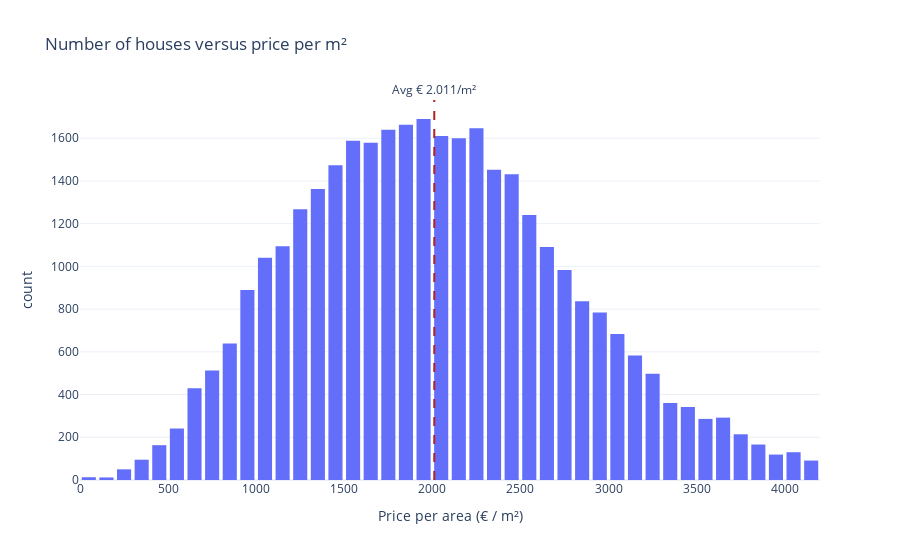

Notebook code cell kept with this figure:
### Code cell
# Subsetting dataframe for variables to be explored
price_area = price_no_outliers[["id", "price", "area_total", "living_area", "district"]]

# Calculates the price/ m2
price_area["Price per Living Area"] = price_area["price"]/price_area["living_area"]

# Cleans data from outliers via Tukey IQR method
lowerlimit, upperlimit  = IQR(price_area["Price per Living Area"])
price_area = price_area[price_area["Price per Living Area"].between(lowerlimit, upperlimit)]

# Set up info to be added to plot (average) and its text
average_price_living_area = price_area["Price per Living Area"].mean()
text_average_living = "Avg € " + thousants_point(average_price_living_area,0) + "/m²"

# Starts setting up the histogram
fig = px.histogram(price_area, x="Price per Living Area", nbins = 50, title="Number of houses versus price per m²", labels={"Price per Living Area": "Price per area (€ / m²)"}) 
fig.add_vline(x=average_price_living_area, line_dash = 'dash', line_color = 'firebrick', annotation_text= text_average_living, annotation_position="top")
fig.update_layout(bargap=0.2)

# Displays the plot
fig.show()

### Figure 1 — Plotly figure (JSON) as saved in the notebook; plotly's stock layout.template omitted (floating-point values rounded to 4 significant figures; data arrays with more than 128 entries replaced by an {"elided": "..."} marker saying what was removed)
{"data": [{"alignmentgroup": "True", "bingroup": "x", "hovertemplate": "Price per area (€ / m²)=%{x}<br>count=%{y}<extra></extra>", "legendgroup": "", "marker": {"color": "#636efa", "pattern": {"shape": ""}}, "name": "", "nbinsx": 50, "offsetgroup": "", "orientation": "v", "showlegend": false, "type": "histogram", "x": {"elided": "33885 float values"}, "xaxis": "x", "yaxis": "y"}], "layout": {"annotations": [{"showarrow": false, "text": "Avg € 2.011/m²", "x": 2011.0, "xanchor": "center", "xref": "x", "y": 1, "yanchor": "bottom", "yref": "y domain"}], "bargap": 0.2, "barmode": "relative", "legend": {"tracegroupgap": 0}, "shapes": [{"line": {"color": "firebrick", "dash": "dash"}, "type": "line", "x0": 2011.0, "x1": 2011.0, "xref": "x", "y0": 0, "y1": 1, "yref": "y domain"}], "title": {"text": "Number of houses versus price per m²"}, "xaxis": {"anchor": "y", "domain": [0, 1], "title": {"text": "Price per area (€ / m²)"}}, "yaxis": {"anchor": "x", "domain": [0, 1], "title": {"text": "count"}}}}
